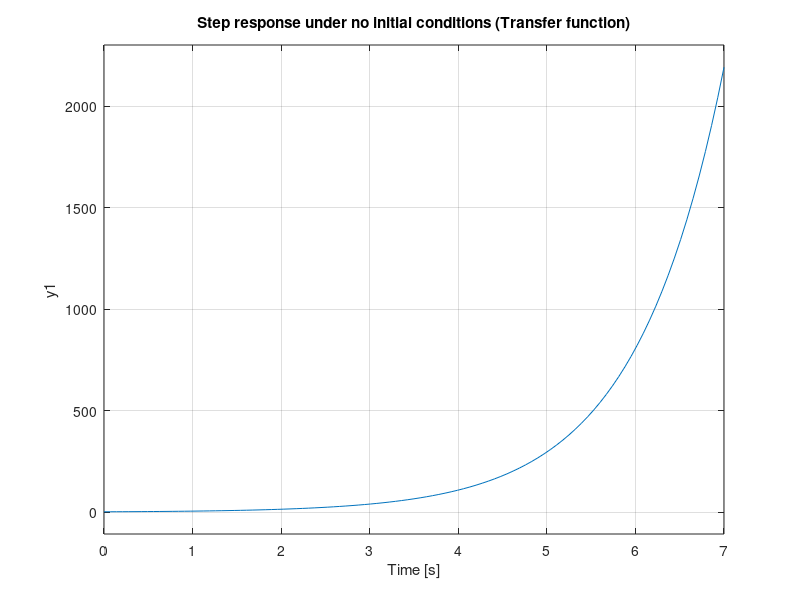

Write the MATLAB code that produced this figure.
A = [-4 5; 0 1];            % Define state-space matrices
B = [0; 1];
C = [1 1];
D = 2;
x0 = [1; 2];                % Define initial conditions

sys1 = ss(A,B,C,D);         % Define state-space

[num,den] = ss2tf(A,B,C,D);
sys2 = tf(num,den);         % Define transfer function

subplot(2,1,1)
initial(sys1,x0), title('Step response under initial conditions (State-space)')
subplot(2,1,2)
step(sys2), title('Step response under no initial conditions (Transfer function)')